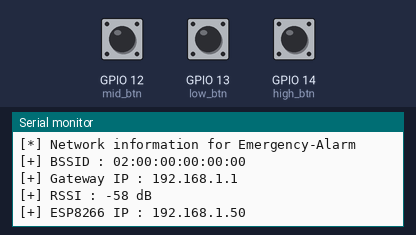
This sketch was run on a simulated ESP8266 (NodeMCU). On the bench: the last lines printed to the serial monitor. Inputs (shaded band) come from the test bench; at power-on: GPIO 12 (mid_btn) HIGH, GPIO 13 (low_btn) HIGH, GPIO 14 (high_btn) HIGH. WiFi joins after 1.5 s; servers stay silent unless stated; uploads are accepted with an empty reply.

Above: at 3.2 s.
3.3 s: GPIO 12 (mid_btn) pulled LOW for 0.15 s
At 4.3 s:
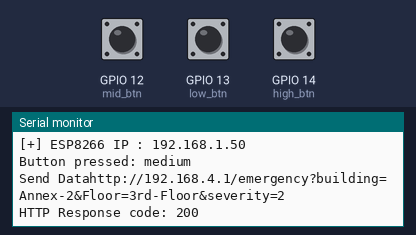
4.9 s: GPIO 13 (low_btn) pulled LOW for 0.15 s
At 5.06 s:
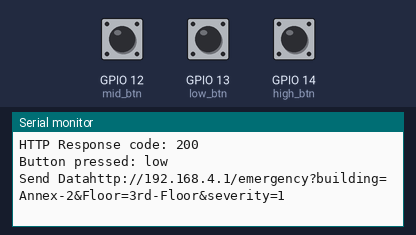
6.5 s: GPIO 14 (high_btn) pulled LOW for 0.15 s
At 8.0 s:
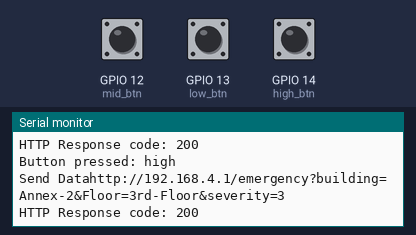

The sketch:

RX-Node.ino
```cpp
// Libraries ---------------------------------------
#include <ESP8266WiFi.h>
#include <ESP8266HTTPClient.h>

// Wifi Seup ---------------------------------------
const char* ssid = "Emergency-Alarm";
const char* password = "ST12P1-Group1";

// Clinic NodeMCU ip Address -----------------------
const char* serverIP = "192.168.4.1";

// Data for this NodeMCU ---------------------------
const String device_building = "Annex-2";
const String device_Floor = "3rd-Floor";

// Set pins for the buttons ------------------------
const int high_btn = 14;  // pin D5
const int mid_btn = 12;   // Pin D6
const int low_btn = 13;   // Pin D7

// -------------------------------------------------------------------------
// Don't Touch anything below this :)
// Ayaw hilabti and code sugod diri padung ubos para di maguba :)

void setup() {
  // Start Serial for debugging
  Serial.begin(115200);

  // Set pins for the buttons
  pinMode(high_btn, INPUT_PULLUP);
  pinMode(mid_btn, INPUT_PULLUP);
  pinMode(low_btn, INPUT_PULLUP);

  // Enable pull-up resistor
  digitalWrite(high_btn, HIGH);
  digitalWrite(mid_btn, HIGH);
  digitalWrite(low_btn, HIGH);

  // Connect to wifi
  WiFi.begin(ssid, password);
  while (WiFi.status() != WL_CONNECTED) {
    delay(1000);
    Serial.println("Connecting to WiFi...");
  }
  Serial.println("Connected");

  Serial.print("[*] Network information for ");
  Serial.println(ssid);

  Serial.println("[+] BSSID : " + WiFi.BSSIDstr());
  Serial.print("[+] Gateway IP : ");
  Serial.println(WiFi.gatewayIP());
  Serial.println((String) "[+] RSSI : " + WiFi.RSSI() + " dB");
  Serial.print("[+] ESP8266 IP : ");
  Serial.println(WiFi.localIP());
}

void loop() {

  if (digitalRead(high_btn) == LOW) {  // check if High button is pressed
    Serial.println("Button pressed: high");
    send_data("3");
  }

  if (digitalRead(mid_btn) == LOW) {  // check if Medium button is pressed
    Serial.println("Button pressed: medium");
    send_data("2");
  }

  if (digitalRead(low_btn) == LOW) {  // check if Low button is pressed
    Serial.println("Button pressed: low");
    send_data("1");
  }
}

void send_data(String severity) {
  Serial.print("Send Data");
  WiFiClient client;
  HTTPClient http;

  String serverPath = "http://" + String(serverIP) + "/emergency?building=" + device_building + "&Floor=" + device_Floor + "&severity=" + severity;
  Serial.println(serverPath);

  if (!http.begin(client, serverPath)) {
    Serial.println("HTTP failed to begin");
    return;
  }

  int httpResponseCode = http.GET();

  if (httpResponseCode > 0) {
    Serial.print("HTTP Response code: ");
    Serial.println(httpResponseCode);
    String payload = http.getString();
    Serial.println(payload);
  } else {
    Serial.print("Error code: ");
    Serial.println(httpResponseCode);
  }
  http.end();
}
```

Measured:
- after the input at 3.3 s, the serial monitor: prints a new line at once (image 1)
- after the input at 4.9 s, the serial monitor: prints a new line at once (image 2)
- after the input at 6.5 s, the serial monitor: prints a new line at once (image 3)
